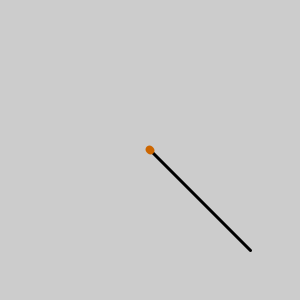
Frame 1 (no input)
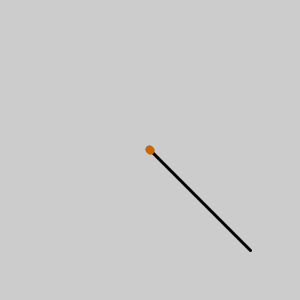
Frame 2 (the mouse pressed at the canvas centre, redrawn once)

The Processing sketch that drew these frames (run headless with seeded random() and noise(); the mouse was pressed at the canvas centre and the sketch redrawn once):

// Processing sketch: PVector_normalize
// ── PVector_normalize.pde
PVector v1;

void setup() {
  size(300, 300);

  noLoop();

  v1 = new PVector(100, 100, 0);
}

void draw() {
  // 以屏幕中心为起点,绘制向量v,黑色线段
  strokeWeight(3);

  line(width/2, height/2, width/2+v1.x, height/2+v1.y);

  // 将向量v1单位化后,反向绘制,橘色线段
  v1.normalize();

  strokeWeight(8);

  stroke(204, 102, 0);

  line(width / 2, height/2, width/2-v1.x, height/2-v1.y);
}
